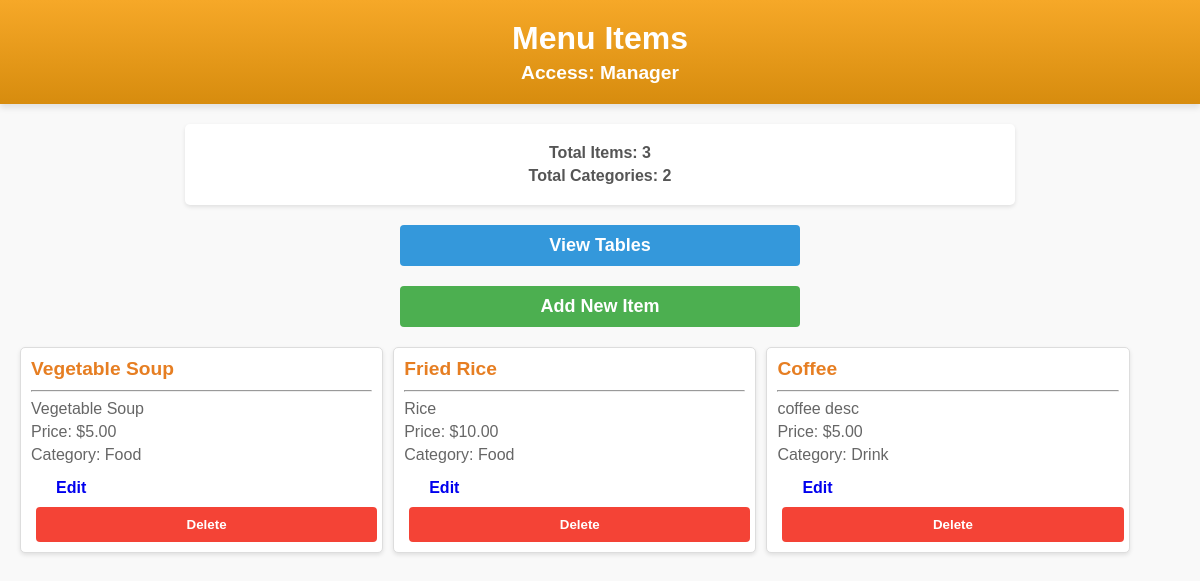
The page /manager/menu/ on the database as committed earlier.
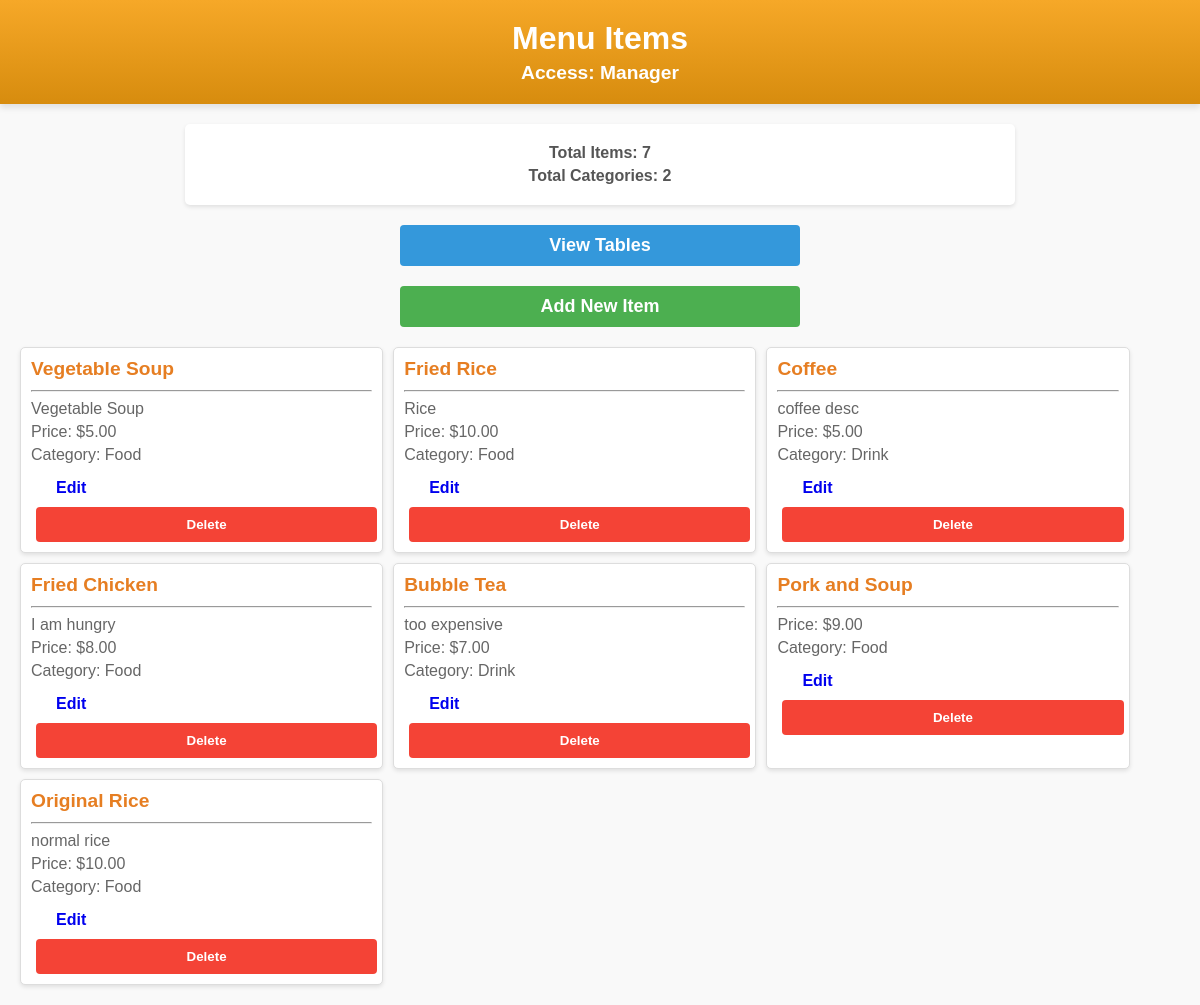
The same page on the database as committed later.
### order/models.py (models this page shows, shortened)
class Item(models.Model):
    name = models.CharField(max_length=100)
    description = models.TextField(null=True, blank=True)
    category = models.ForeignKey(Category, on_delete=models.CASCADE, related_name='items')
    image = models.ImageField(blank=True, null=True)
    base_price = models.DecimalField(max_digits=6, decimal_places=2)
    has_meat_options = models.BooleanField(default=False)
    has_spicy_options = models.BooleanField(default=False)

class Category(models.Model):
    title = models.CharField(max_length=100)
    image = models.ImageField(blank=True, null=True)
    class Meta:
        verbose_name_plural = "Categories"

### manager/views.py (the view)
# urls.py: path('menu/', views.menu_items, name='menu-items'),
def menu_items(request):
    return render(request, 'manager/menu_items.html', {
        'items': Item.objects.all(),
        'total_items': Item.objects.count(),
        'total_categories': Category.objects.count()
    })

### manager/templates/manager/menu_items.html (shortened to what this page needs)
<!DOCTYPE html>
<html lang="en">
<head>
    {% load static %}
    <link rel="stylesheet" href="{% static 'css/styles.css' %}">
</head>
<body>
    <div class="header">
        <h1>Menu Items</h1>
        <h4>Access: Manager</h4>
    </div>
    <div class="summary">
        <h4>Total Items: {{ total_items }}</h4>
        <h4>Total Categories: {{ total_categories }}</h4>
    </div>
    <div class="navigation-links">
        <a href="{% url 'table-layout' %}" class="btn nav-btn">View Tables</a>
    </div>
    <div class="action-buttons">
        <a href="{% url 'add-menu-item' %}" class="btn add-btn">Add New Item</a>
    </div>
    <div class="menu-container">
        {% for item in items %}
        <div class="menu-card">
            <h3>{{ item.name }}</h3>
            <hr>
            <p>{{ item.description }}</p>
            <p>Price: ${{ item.base_price }}</p>
            <p>Category: {{ item.category.title }}</p>
            <div class="item-actions">
                <a href="{% url 'edit-menu-item' item.id %}" class="btn edit-btn">Edit</a>
                <form method="post" action="{% url 'delete-menu-item' item.id %}" class="delete-form">
                    <button type="submit" class="btn delete-btn"
                            onclick="return confirm('Are you sure you want to delete this item?')">Delete
                    </button>
                </form>
            </div>
        </div>
        {% endfor %}
    </div>
</body>
</html>

Rows that differ between the two databases and show on the page:
added Item: name "Fried Chicken", description "I am hungry", base_price "8.00", category "Food"
added Item: name "Bubble Tea", description "too expensive", base_price "7.00", category "Drink"
added Item: name "Pork and Soup", base_price "9.00", category "Food"
added Item: name "Original Rice", description "normal rice", base_price "10.00", category "Food"
Other text that changed with them:
{{ total_items }}: "3" → "7"
